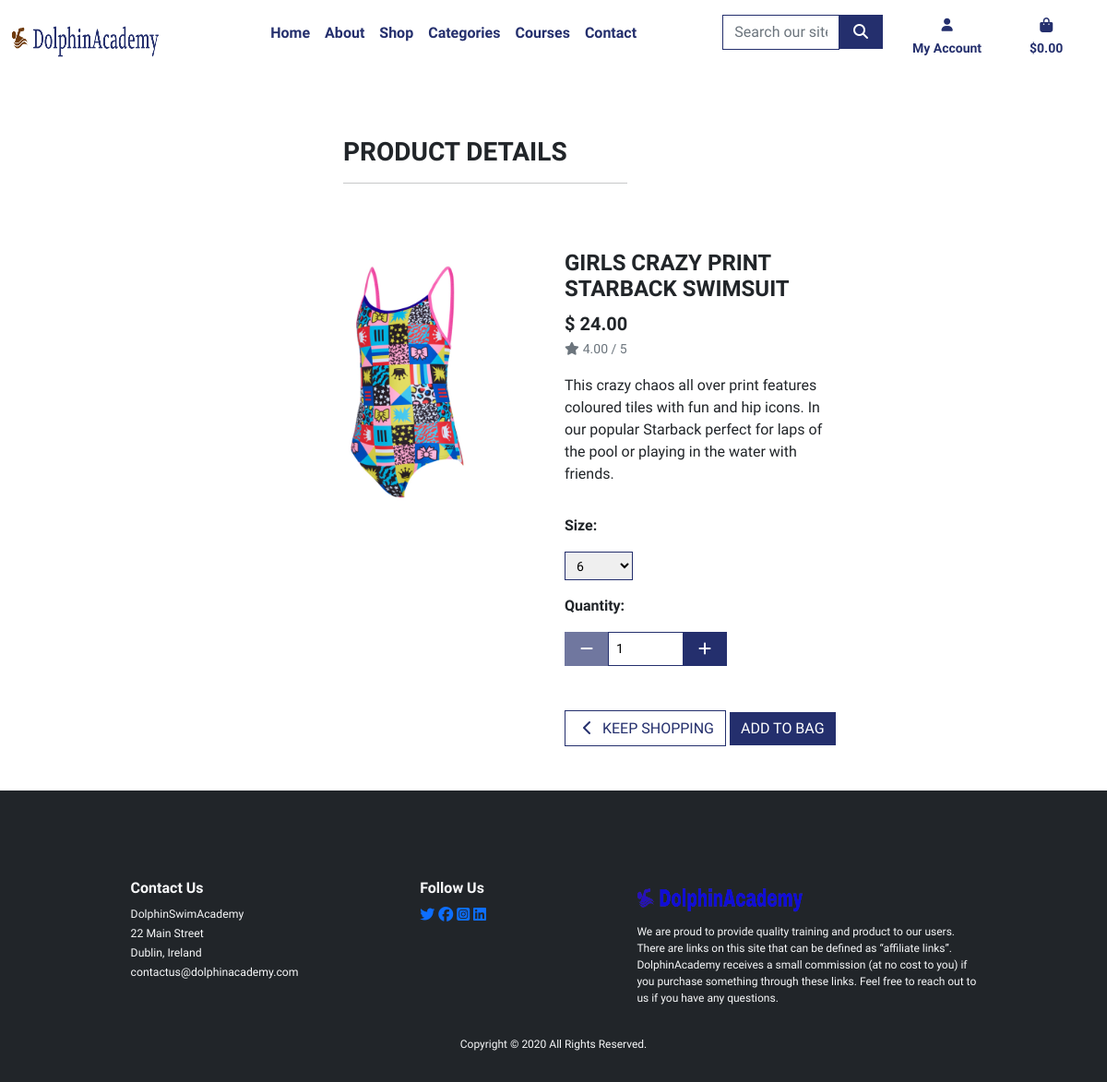
/products/11/, run on the app's committed database.
### products/models.py (models this page shows, shortened)
class Product(models.Model):
    class Meta:
        verbose_name = 'Product'
        verbose_name_plural = 'Products'
    name = models.CharField(
        max_length=254,
        unique=True
    )
    description = models.TextField(
        max_length=1256,
        blank=True,
        null=True
    )
    category = models.ManyToManyField(
        Category
    )
    image = models.ImageField(
        upload_to='products/',
        null=True,
        blank=True
    )
    rating = models.DecimalField(
        max_digits=6,
        decimal_places=2,
        null=True,
        blank=True
    )
    size = models.ManyToManyField(
        Size,
        max_length=254,
        through='Inventory',
        null=True,
        blank=True,
        related_name='products'
    )
    is_active = models.BooleanField(
        default=False
    )
    price = models.DecimalField(
        max_digits=5,
        decimal_places=2
    )
    slug = models.SlugField(
        blank=True,
        null=True
    )
    def __str__(self):
        return self.name
    def get_categories(self):
        """
        Returns the product categories list
        Args:
            self (object): self.
        Returns:
            product categories list
        """
        return "\n".join([cat.name for cat in self.category.all()])
    get_categories.short_description = "Categories"
    def get_product_size(self):
        """
        Returns the product size list
        Args:
            self (object): self.
        Returns:
            product size list
        """
        return "\n".join([size.name for size in self.size.all()])
    get_product_size.short_description = "size"

### products/views.py (the view)
def product_detail(request, product_id):
    product = get_object_or_404(Product, id=product_id)
    print("BKM p-->", product)
    sub_products = product.inventories.all()
    print("BKM sub--", sub_products)
    product_attr = {}
    has_size = False
    has_color = False
    has_style = False
    for sub in sub_products:
        print("sub-val", sub.product.name, sub.size, sub.units)
    context = {
        'product': product,
        'sub_products': sub_products,
    }
    return render(request, 'products/product_detail.html', context=context)

### bag/contexts.py (called while the page is built, shortened)
def bag_contents(request):
    bag_items = []
    total = 0
    product_count = 0
    bag = request.session.get('bag', {})
    if total < settings.FREE_DELIVERY_THRESHOLD:
        delivery = round(total * Decimal(settings.STANDARD_DELIVERY_PERCENTAGE / 100), 2)
        free_delivery_delta = settings.FREE_DELIVERY_THRESHOLD - total
    else:
        delivery = 0
        free_delivery_delta = 0
    grand_total = total + delivery
    context = {
        'total': total,
        'grand_total': grand_total,
        'delivery': delivery,
        'free_delivery_delta': free_delivery_delta,
        'bag_items': bag_items,
        'free_delivery_threshold': settings.FREE_DELIVERY_THRESHOLD,
        'product_count': product_count
    }
    return context

### products/models.py (called while the page is built)
    def __str__(self):
        return self.name

    def __str__(self):
        return self.sku

### products/templates/products/product_detail.html (shortened to what this page needs)
{% extends 'base.html' %}
{% load static %}
{% block page_header %}
    <div class="container header-container">
    </div>
{% endblock %}
{% block content %}
    <div class="container">
        <div class="row">
            <div class="col-8 my-5 offset-3">
                <h1 class="fs-3">
                    PRODUCT DETAILS
                    <hr class="w-50 mb-1">
                </h1>
            </div>
        </div>
        <div class="row">
            <div class="col-12 col-md-6 col-lg-4 offset-lg-2">
                <div class="image-container mt-3 mb-5">
                    {% if product.image %}
                        <a href="{{product.image.url}}" target="_blank">
                            <img src="{{product.image.url}}" class="card-img-top img-fluid" alt="{{product.name}}">
                        </a>
                    {% else %}
                        <a href="#">
                            <img src="{{MEDIA_URL}}noimage.png" class="card-img-top img-fluid" alt="{{product.name}}">
                        </a>
                    {% endif %}
                </div>
            </div>
            <div class="col-12 col-md-6 col-lg-4">
                <div class="product-detail-container mb-5 mt-md-3">
                    <h1 class="fs-4">{{product.name}}</h1>
                    <p class="lead mb-0 text-start fw-bold">$ {{product.price}}</p>
                    {% if product.rating %}
                        <small class="text-muted"><i class="fas fa-star me-1"></i>{{ product.rating}} / 5</small>
                    {% else %}
                        <small class="text-muted">No rating</small>
                    {% endif %}
                    <p class="mt-3">{{product.description | linebreaks}}</p>
                    <form action="{% url 'add_to_bag' product.id %}" method="POST">
                        <div class="row">
                                <div class="col-12">
                                    <p class="mt-3"><strong>Size:</strong></p>
                                    <div class="input-group">
                                        <select class="form-control-sm w-25 border-ocean-blue rounded-0" name="product_size" id="id_product_size">
                                            {% for sub_product in sub_products %}
                                                <option class="size-option" value="{{sub_product.size}}" data-sku="{{sub_product.sku}}" data-quantity="{{sub_product.units}}"
                                                 data-session-quantity-="{% if bag_contents %}{% for item in bag_contents %}{% if item.sub_product.sku == sub_product.sku %}{{item.quantity}}{% endif %}{% endfor %} {% endif %}"
                                                 id="id_qty_{{sub_product.sku}}">
                                                    {{sub_product.size}}
                                                </option>
                                            {% endfor %}
                                        </select>
                                    </div>
                                </div>
                            <div class="col-12">
                                <p class="mt-3"> <strong>Quantity:</strong></p>
                                <div class="w-100">
                                    <div class="input-group">
                                        <span>
                                            <button class="btn rounded-0 btn-ocean-blue decrement-qty"
                                                 id="decrement-qty-{{sub_product.sku}}" data-form_id="product_detail">
                                                <span class="icon"><i class="fa fa-minus"></i></span>
                                            </button>
                                        </span>
                                        <input class="form-control-sm  qty-input border-ocean-blue" type="number" name="quantity"
                                            value="1" min="1" max="99" id="id_qty_{{sub_product.sku}}" data-sku="{{sub_product.sku}}">
                                        <span>
                                            <button class="btn btn-ocean-blue rounded-0 increment-qty"
                                                id="increment-qty-{{sub_product.sku}}" data-form_id="product_detail">
                                                <span class="icon"><i class="fa fa-plus"></i></span>
                                            </button>
                                        </span>
                                    </div>
                                </div>
                            </div>
                            <div class="col-12">
                                <a href="{% url 'products' %}" class="btn mt-5 rounded-0 btn-outline-ocean-blue">
                                    <span class="icon">
                                        <i class="fas fa-chevron-left"></i>
                                    </span>
                                    <span class="text-uppercase">Keep Shopping</span>
                                </a>
                                <input type="submit" class="btn btn-ocean-blue text-uppercase rounded-0 mt-5" value="Add to bag">
                            </div>
                        </div>
                    </form>
                </div>
            </div>
        </div>
    </div>
{% endblock %}

### static/css/base.css (style rules this page uses)
:root { --body-font:'Urbanist', sans-serif; --body-weight: 400; --heading-weight: 600; --heading-font: 'Urbanist', sans-serif; --nav-color:#1FD6FF; --light-blue:#5065A8; --light-ocean-blue:rgba(36,47,109,0.8); --ocean-blue:#242f6d; --nav-font-weight:800; --text-color:#0000; --button-brown-color:#663103; --button-brown-hover-color:#663103b4; --theme-1:#015E73; --theme-2:#BF5C04; --theme-3:#049DBF; }
html { height: 100%; }
body { height:100%; display:flex; flex-direction:column; padding: 0; margin:0; font-family: var(--body-font); font-weight: var(--body-weight); }
h1, h2, h3, h4, h5, h6 { font-weight: var(--heading-weight); }
.text-uppercase { text-transform: uppercase; }
.border-ocean-blue { border: 1px solid var(--ocean-blue); }
.icon { align-items: center; display: inline-flex; justify-content: center; height: 1.5rem; width: 1.5rem; }
.btn-ocean-blue { background-color: var(--ocean-blue); color: white; border:var(--ocean-blue); }
.btn-outline-ocean-blue { background-color: white; color: var(--ocean-blue); border: solid 1px var(--ocean-blue) ; }
.header-container { padding-top: 100px; }
@media (min-width: 1200px) { .container { max-width: 80%; } }

### data on the page
Product: image (picture), name "GIRLS CRAZY PRINT STARBACK SWIMSUIT", price "24.00", rating "4.00", description "This crazy chaos all over print features coloured tiles with fun and hip icons. In our popular Starback perfect for laps of the pool or playing in the water with friends."

### other printed values
form field product_size "6"
